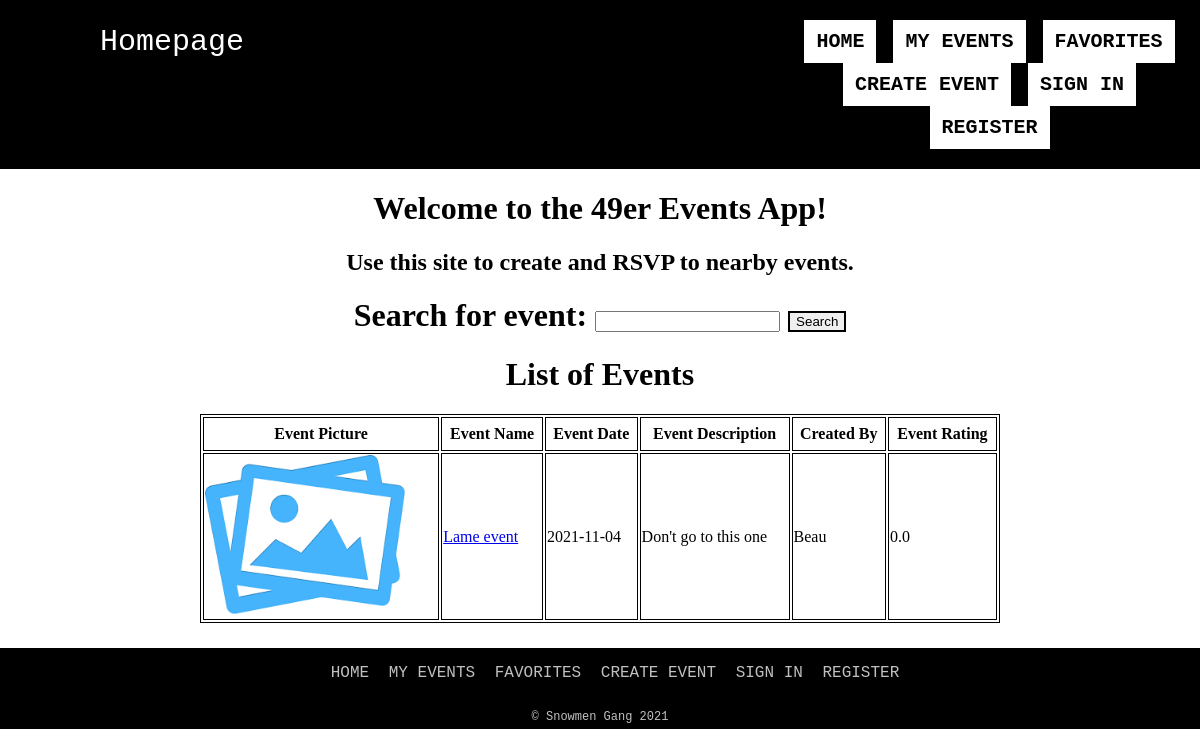
/index, run on the app's committed database.
### models.py (models this page shows, shortened)
class Event(db.Model):
    event_id = db.Column("Event_ID", db.Integer, primary_key=True)
    date = db.Column("Date", db.String(10))
    name = db.Column("Name", db.String(75))
    rating = db.Column("Rating", db.Float)
    user = db.Column("User", db.String(50))
    reports = db.Column("Reports", db.Integer)
    desc = db.Column("Description", db.String(500))
    likes = db.Column("Likes", db.Integer)
    filename = db.Column("filename", db.String(150), nullable=False, server_default='default.png')
    user_id = db.Column(db.Integer(), db.ForeignKey("user.User_ID"), nullable=False)
    events_attending = db.relationship("RSVP", backref="event",cascade="all, delete-orphan", lazy=True)
    comments = db.relationship("Comments", backref="event", cascade="all, delete-orphan", lazy=True)

### routes.py (the view, shortened to what this page needs)
@app.route('/', methods=['GET', 'POST'])
@app.route('/index', methods=['GET', 'POST'])
def index():
    if session.get('user'):
        listEvents = db.session.query(Event).all()
        return render_template('Home.html', events=listEvents, user=session['user'])
    else:
        listEvents = db.session.query(Event).all()
        return render_template('Home.html', events=listEvents)

### Templates/Home.html (shortened to what this page needs)
<!DOCTYPE html>
<html lang="en">
<head>
	<link rel="stylesheet" href="{{ url_for('static', filename='header_footer.css') }}">
	<link rel="stylesheet" href="{{ url_for('static', filename='EventInfo.css') }}">
	<link rel="stylesheet" href="{{ url_for('static', filename='Home.css') }}">
</head>
<body>
	<div class="wrapper">
		<header>
			<div class="topnav">
				<a href="#" class="page-title">Homepage</a>
				<nav class="nav-ul">
					<ul class="nav-ul-center">
						<li><a href="{{url_for('index') }}">Home</a></li>
						<li><a href="{{url_for('my_events') }}">My Events</a></li>
						<li><a href="{{url_for('favorite_events') }}">Favorites</a></li>
						<li><a href="{{url_for('new_event') }}" >Create Event</a></li>
						{% if user%}
						<li>
							<a href = "{{url_for('logout') }}">Logout</a>
						</li>
						{%else%}
						<li><a href = "{{url_for('login') }}">Sign in</a></li>
						<li><a href = "{{url_for('register') }}">Register</a></li>
						{% endif%}
					</ul>
				</nav>
			</div>
		</header>
	<main>
		<h1>Welcome {% if user %}{{user}}{% endif %} to the 49er Events App!</h1>
        <h2>Use this site to create and RSVP to nearby events.</h2>
        <h1>
            <form method = "post">
                Search for event: <input type = "text" name = "event" />
                <input type = "submit" value = "Search" />
            </form>
        </h1>
		<h1>
			List of Events
		</h1>
		<table>
			<tr>
				<th>Event Picture</th>
				<th>Event Name</th>
				<th>Event Date</th>
				<th>Event Description</th>
				<th>Created By</th>
				<th>Event Rating</th>
			</tr>
			{% for event in events %}
			<tr>
				<td><img class = "event_image" src="{{ url_for('static', filename='Images/' + event.filename) }}"></td>
				<td><a href="{{ url_for('get_event', e_id=event.event_id )}}">{{event.name}}</a></td>
				<td>{{event.date}}</td>
				<td>{{event.desc}}</td>
				<td>{{event.user}}</td>
				<td>{{event.rating}}</td>
			</tr>
			{% endfor %}
		</table>
	</main>
	<footer>
		<div class="botnav">
			<nav class="nav-ul">
				<ul>
					<li><a href="{{url_for('index') }}">Home</a></li>
					<li><a href="{{url_for('my_events') }}">My Events</a></li>
					<li><a href="{{url_for('favorite_events') }}">Favorites</a></li>
					<li><a href="{{url_for('new_event') }}" >Create Event</a></li>
					{% if user%}
						<li>
							<a href = "{{url_for('logout') }}">Logout</a>
						</li>
						{%else%}
						<li><a href = "{{url_for('login') }}">Sign in</a></li>
						<li><a href = "{{url_for('register') }}">Register</a></li>
						{% endif%}
				</ul>
			</nav>
			<p id="copyright">&copy; Snowmen Gang 2021</p>
		</div>
	</footer>
	</div>
</body>
</html>

### Static/header_footer.css (style rules this page uses)
body { margin: 0; }
nav li { display: inline-block; }
nav a { display: block; }
header, footer { font-family: 'Courier New', monospace; background-color: black; color: black; font-size: 20px; width: 100%; margin-left: auto; margin-right: auto; }
.page-title { font-size: 30px; color: white; float: left; margin-left: 100px; padding-top: 25px; text-decoration: none; }
.nav-ul { list-style: none; margin: 0; padding: 0; overflow: hidden; text-transform: uppercase; }
header .nav-ul ul { text-align: center; margin-left: 500px; }
header .nav-ul ul li { list-style: none; display: inline-block; }
header .nav-ul li a { color: black; background-color: white; font-weight: bold; margin-right: 5px; text-decoration: none; padding: 10px 12px; }
footer .nav-ul ul { font-size: 16px; text-align: center; top: 0; }
footer .nav-ul li a { text-decoration: none; padding-right: 10px; color: #C0C0C0; }
#copyright { text-align: center; color: #C0C0C0; font-size: 12px; padding-bottom: 5px; }

### Static/EventInfo.css (style rules this page uses)
table, th, td { border: 1px solid black; height: 30px; }
input[type=submit] { border-style: double; }
table { width: 50%; }
.event_image { width: 200px; height: auto; }

### Static/Home.css (style rules this page uses)
main { padding-bottom: 25px; }
h1 { text-align: center; }
h2 { text-align: center; }
table { width: 800px; margin: 0 auto; }

### data on the page
Event: filename (placeholder picture), name "Lame event", date "2021-11-04", desc "Don't go to this one", user "Beau", rating "0.0"
